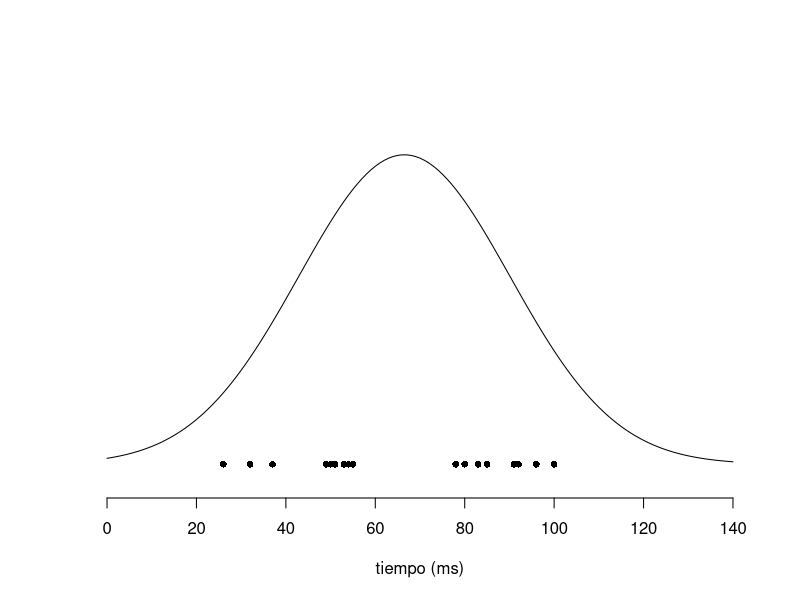
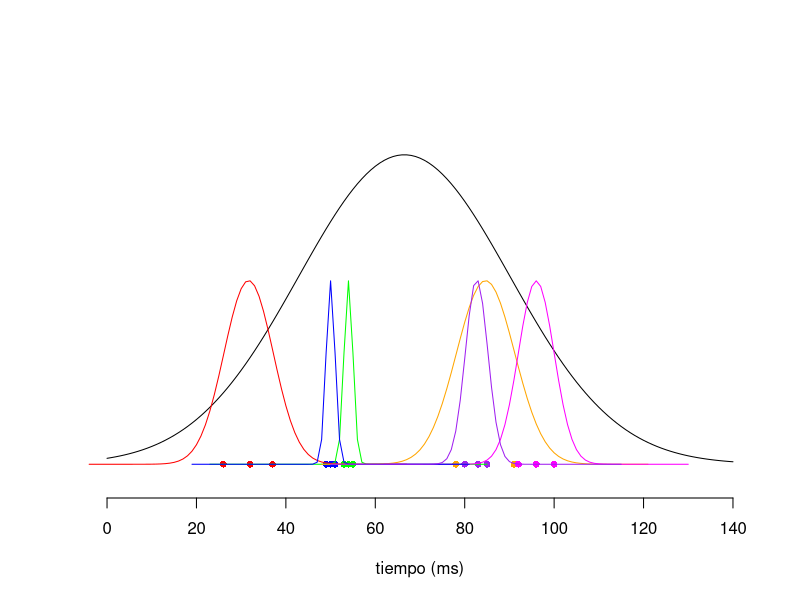
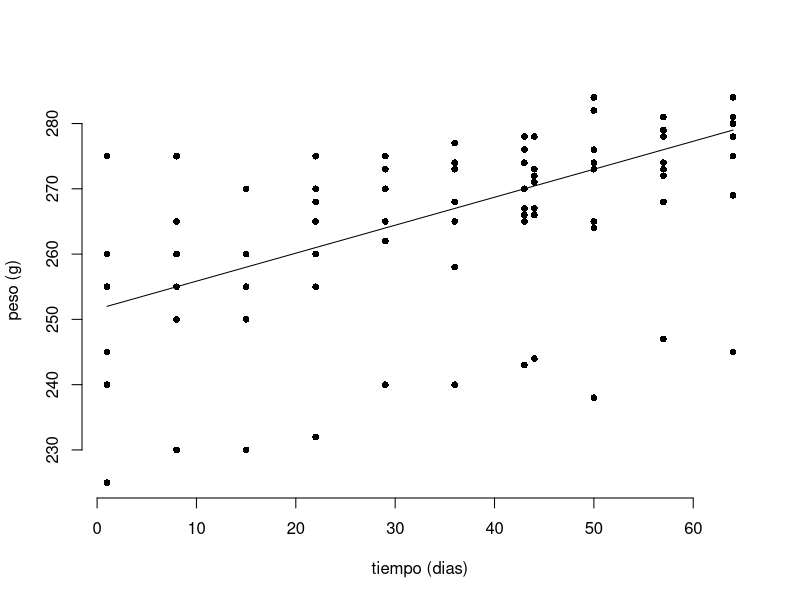
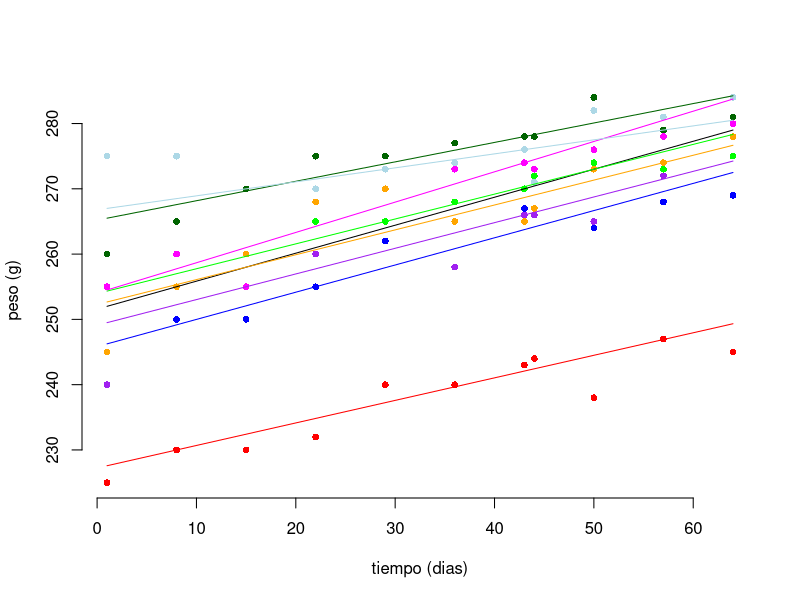
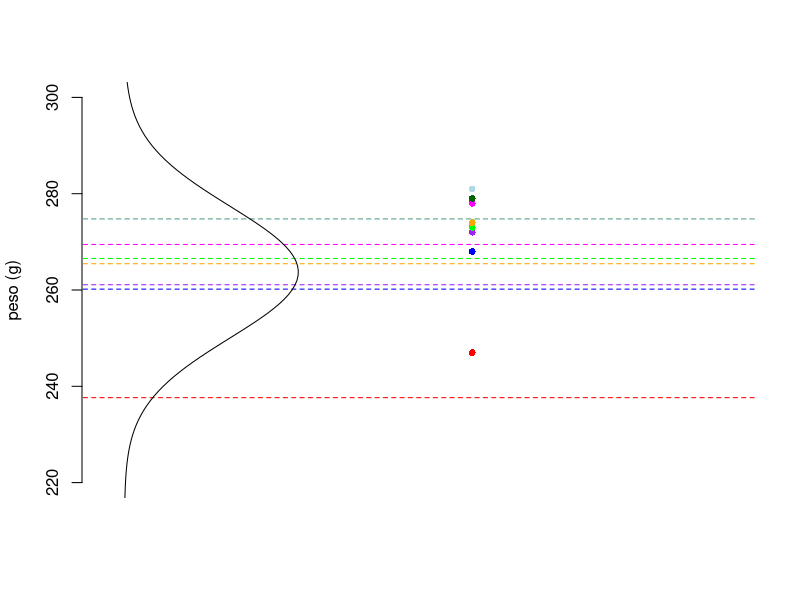
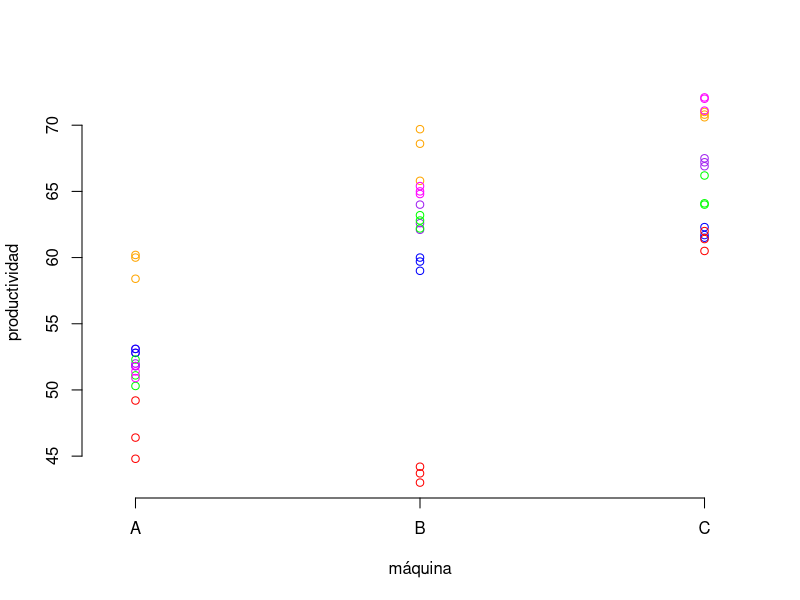

Recreate these plots in R, in order.
## ---- chunk 1
library(nlme)

rails_data <- nlme::Rail
zeros <- rep(0,18)
par(bty = 'n',bg=NA) 
m1<-mean(rails_data$travel)
s1<-sd(rails_data$travel)
xgauss <- c(0:140)
ygauss <- 100*dnorm(xgauss,m1,s1)

plot(rails_data$travel,zeros,pch=16,cex=0.9,xlim=c(0,140),ylim=c(-.1,2), yaxt='n',ylab="",xlab="tiempo (ms)")
lines(xgauss,ygauss)

dev.copy(png,'rails.png')
dev.off()
## ---- chunk 2
par(bty = 'n',bg=NA)
colores=c("red","blue","green","purple","orange","magenta")
plot(rails_data$travel,zeros,col=colores[rails_data$Rail],pch=16,cex=0.9,xlim=c(0,140),ylim=c(-0.1,2), yaxt='n',ylab="",xlab="tiempo (ms)")
lines(xgauss,ygauss)

colores=c("green","red","orange","magenta","blue","purple")

for (i in 1:6){
  m <- mean(rails_data[rails_data$Rail == i, "travel"])
  sd <- sd(rails_data[rails_data$Rail == i, "travel"])
  min <- min(rails_data[rails_data$Rail == i, "travel"])-30
  max <- max(rails_data[rails_data$Rail == i, "travel"])+30
  xgaus <- min:max
  ygaus <- dnorm(xgaus,m,sd)/max(dnorm(xgaus,m,sd))
  lines(xgaus,ygaus,col=colores[i])
}
dev.copy(png,'railsPorRiel.png')
dev.off()
## ---- chunk 3
dataset_pesos <- nlme::BodyWeight
dataset_pesos <- dataset_pesos[dataset_pesos$Diet==1,c("Time","weight","Rat")]

par(bty = 'n',bg=NA)

plot(dataset_pesos$Time,dataset_pesos$weight,pch=16,cex=0.9,ylab="peso (g)",xlab="tiempo (dias)")
lm <- line(dataset_pesos$Time,dataset_pesos$weight)
lines(dataset_pesos$Time,lm$fitted.values)
dev.copy(png,'dieta.png')
dev.off()
## ---- chunk 4

par(bty = 'n',bg=NA)
colores=c("red","blue","green","purple","orange","magenta","darkgreen","lightblue")

plot(dataset_pesos$Time,dataset_pesos$weight,col=colores[dataset_pesos$Rat],pch=16,cex=0.9,ylab="peso (g)",xlab="tiempo (dias)")
lm <- line(dataset_pesos$Time,dataset_pesos$weight)
lines(dataset_pesos$Time,lm$fitted.values)

colores=c("purple","red","blue","green","magenta","darkgreen","lightblue","orange")

for (i in 1:8){
  subset <- dataset_pesos[dataset_pesos$Rat == i, c("Time","weight")]
  #lines(subset$Time,rep(mean(subset$weight),length(subset$Time)),lty = "dashed",col=colores[i])
  modelo <- line(subset$Time,subset$weight)
  lines(subset$Time,modelo$fitted.values,col=colores[i])
}

dev.copy(png,'dieta_por_sujetos.png')
dev.off()

## ---- chunk 5
par(bty = 'n',bg=NA)
colores=c("red","blue","green","purple","orange","magenta","darkgreen","lightblue")

plot(dataset_pesos$Time,dataset_pesos$weight,col=colores[dataset_pesos$Rat],pch=16,cex=0.9,xaxt='n',ylab="peso (g)",xlab="",xlim=c(52.8,60),ylim=c(220,300))

colores=c("purple","red","blue","green","magenta","darkgreen","lightblue","orange")

for (i in 1:8){
  subset <- dataset_pesos[dataset_pesos$Rat == i, c("Time","weight")]
  lines(subset$Time,rep(mean(subset$weight),length(subset$Time)),lty = "dashed",col=colores[i])
}

m <- mean(dataset_pesos$weight)
sd <- sd(dataset_pesos$weight)
min <- min(dataset_pesos$weight)-30
max <- max(dataset_pesos$weight)+30
ygaus <- min:max
xgaus <- dnorm(ygaus,m,sd)/max(dnorm(ygaus,m,sd))*2+53
lines(xgaus,ygaus)

dev.copy(png,'dieta_medias_variabilidad individuos.png')
dev.off()

## ---- chunk 6
maquinas <- nlme::Machines
maquinas$machnum <- as.numeric(factor(maquinas$Machine))
par(bty = 'n',bg=NA)
colores=c("red","blue","green","purple","orange","magenta","darkgreen","lightblue")
plot(x=maquinas$machnum,y=maquinas$score,col=colores[maquinas$Worker],xaxt='n',ylab="productividad ",xlab="máquina",xlim=c(0.9,3.1))
ticks = c(1,2,3)
labels = c("A","B","C")
axis(side = 1, at = ticks,labels=labels)


dev.copy(png,'maquinas.png')
dev.off()
